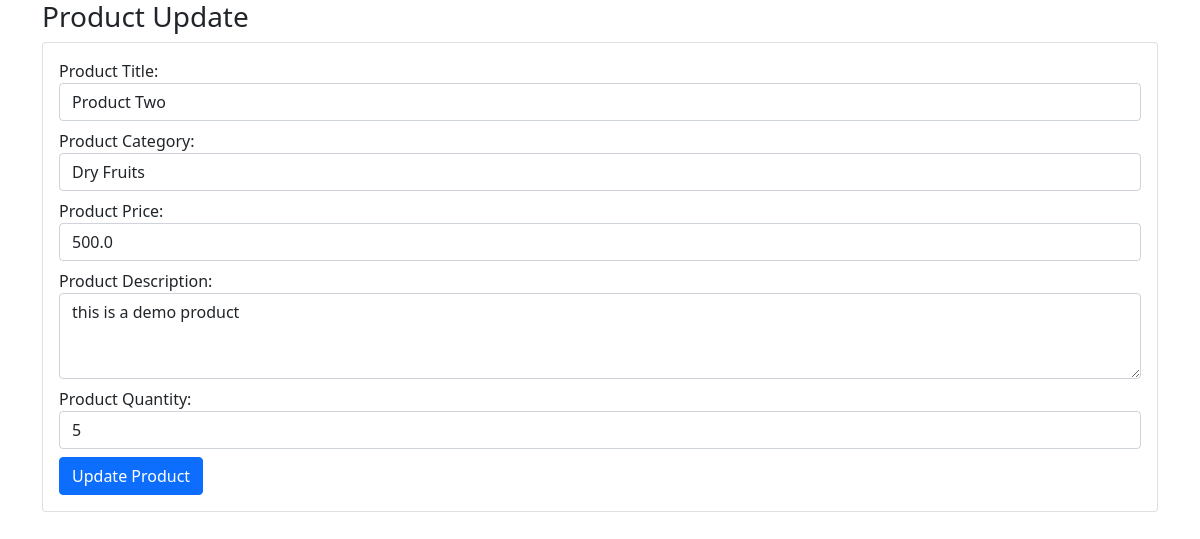
Page /app-pos/product/edit/3/ on the earlier database version.
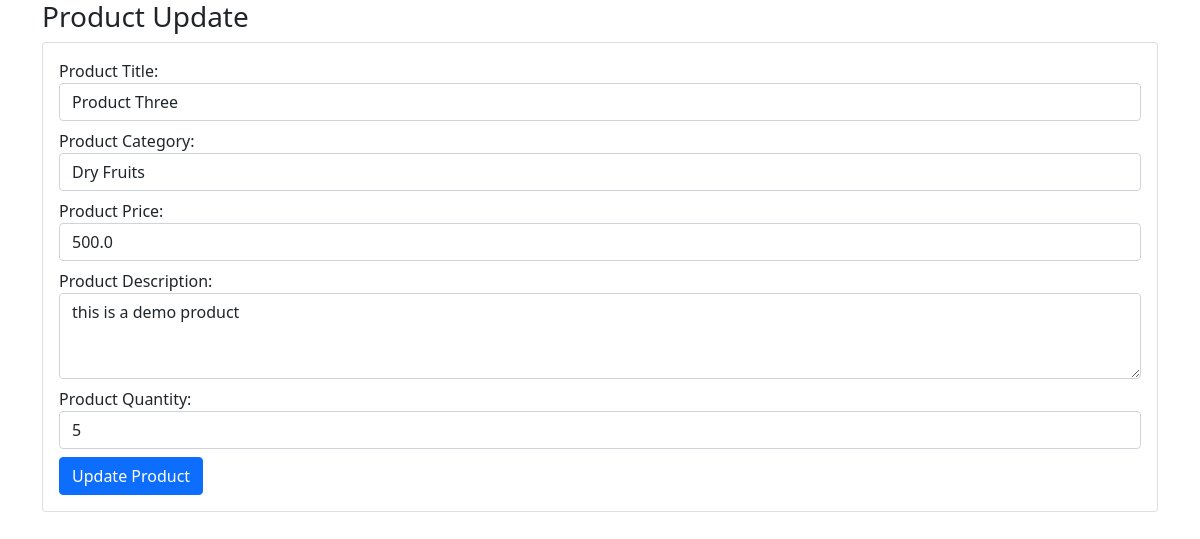
Same page on the later database version.
### app_pos/models.py (models this page shows, shortened)
class Product(models.Model):
    product_title = models.CharField(max_length=200, null=False, blank=False)
    product_category = models.ForeignKey(Category, on_delete=models.CASCADE,
                                          null=False, blank=False)
    product_price = models.FloatField(null=False, blank=False)
    product_description = models.TextField(null=True, blank=True)
    product_quantity = models.IntegerField(null=False, blank=False, default=0)
    cost_price = models.FloatField(null=False, blank=False, default=0.0)
    is_active = models.BooleanField(default=True)
    created_at = models.DateTimeField(default=timezone.now())

### app_pos/views.py (the view, shortened to what this page needs)
# urls.py: path('product/edit/<int:pk>/', product_edit, name="product.edit"),
def product_edit(request, pk):
    db_data = Product.objects.get(id=pk)
    edit_data = ProductCreateForm(instance=db_data)
    context = {"title": "Product Update", "form": edit_data}
    return render(request, "product_edit.html", context)

### app_pos/models.py (called while the page is built)
    def __str__(self):
        return self.category_name

### app_pos/templates/product_edit.html (shortened to what this page needs)
{% extends 'base.html' %}
{% block body_content %}
<section class="container">
    <h3>{{ title }}</h3>
    <div class="card">
        <div class="card-body">
            <form method="POST" action="#">
                {{ form}}
                <button type="submit" class="btn btn-primary">Update Product</button>
            </form>
        </div>
    </div>
</section>
{% endblock %}

Differences in the rows shown:
changed Product "Dry Fruits": product_title "Product Two" → "Product Three"
